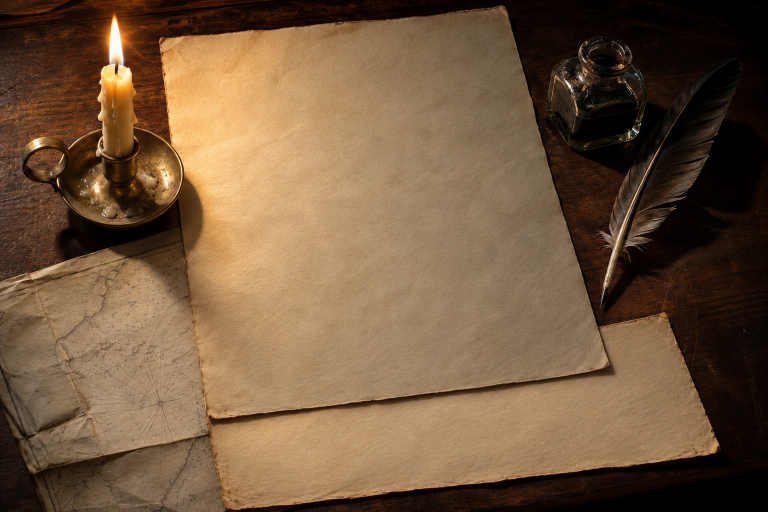
#> input picture art/immersive-desk/beale-landscape-plate.webp, 1536 x 1024 px, found by its file name (shown at 1/2 size); its folder holds 2 pictures in this run
$ python compose.py
#> lines starting #> are read from the running program, lines starting #| are printed output that depends on the picture
from pathlib import Path
import numpy as np
from PIL import Image,ImageFilter,ImageDraw
root=Path.cwd()
def transfer(base, scan, region, corners, strength):
    # Solve the inverse homography so the original ink follows the photographed page.
    interior=scan.crop(region).convert('L')
    ink=np.asarray(interior,dtype=float)
    local=np.asarray(interior.filter(ImageFilter.GaussianBlur(18)),dtype=float)
    density=np.clip((local-ink+2)/np.maximum(local,10)*1.45,0,0.93)*strength
    alpha=Image.fromarray((density*255).astype('uint8'))
    w,h=alpha.size
    rows=[];v=[]
    for (x,y),(u,t) in zip(corners,[(0,0),(w,0),(w,h),(0,h)]):
        rows.extend([[x,y,1,0,0,0,-x*u,-y*u],[0,0,0,x,y,1,-x*t,-y*t]]);v.extend([u,t])
    coeff=np.linalg.solve(rows,v)
    mask=alpha.transform(base.size,Image.Transform.PERSPECTIVE,coeff,Image.Resampling.BICUBIC)
    return Image.composite(Image.new('RGB',base.size,(27,23,19)),base,mask)
def paint(orientation, quad, whales, beale):
    base=Image.open(root/f'art/immersive-desk/beale-{orientation}-plate.webp').convert('RGB')
    archive=root/'public/assets/archive'
    scan=Image.open(archive/'whalemens-shipping-paper.webp')
    w,h=scan.size
    base=transfer(base,scan,(int(.045*w),int(.009*h),int(.979*w),int(.967*h)),quad,1)
    log=Image.open(archive/'bloomfield-indian-chief-1842-44.webp')
    w,h=log.size
    base=transfer(base,log,(int(.05*w),int(.04*h),int(.35*w),int(.54*h)),whales,.85)
    plate=Image.open(archive/'beale-1839-fig1.webp')
    base=transfer(base,plate,(0,0,*plate.size),beale,1)
    base.save(root/f'public/assets/desk-{orientation}.webp',quality=88,method=6)
if __name__=='__main__':
    paint('landscape',[(342,91),(994,28),(1185,712),(430,818)],[(8,604),(330,502),(373,791),(58,899)],[(480,850),(1290,750),(1370,895),(485,995)])
#> in paint, base is the input picture: PIL image 1536x1024 RGB; mean R, G, B 114.8, 88.3, 62.1
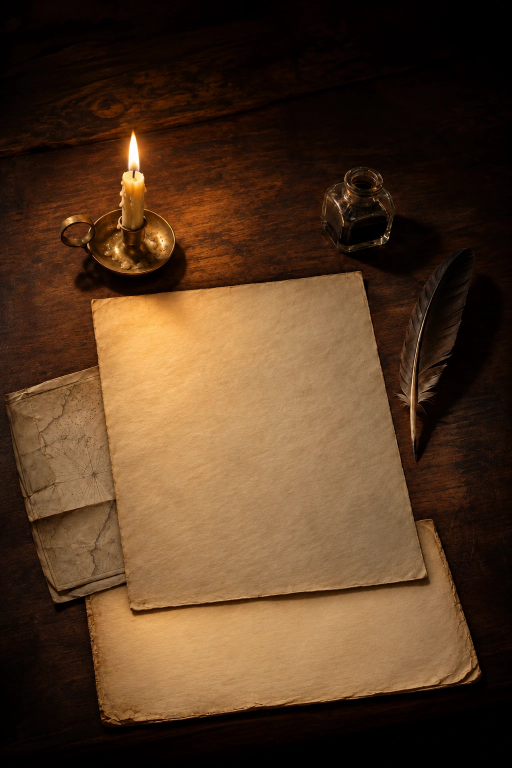
#> input picture art/immersive-desk/beale-portrait-plate.webp, 1024 x 1536 px, given in place of bloomfield-indian-chief-1842-44.webp, which was not available (shown at 1/2 size)
#> in paint, log is the input picture: PIL image 1024x1536 RGB; mean R, G, B 85.2, 58.4, 35.1
#> call 2 of transfer, with region = (51, 61, 358, 829), strength = 0.85
#> in transfer (call 2), `density=np.clip((local-ink+2)/np.maximum(local,10)*1.45,0,0.93)*strength`:
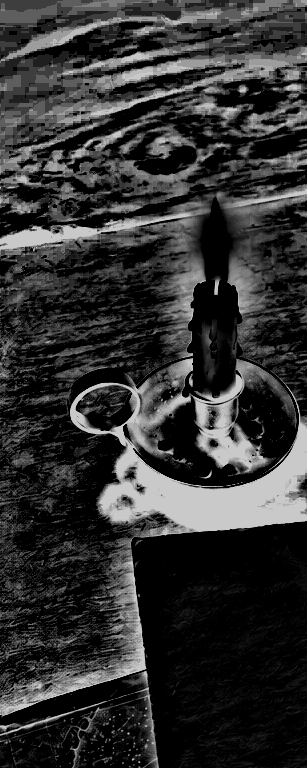
#> density: shape (768, 307) float64; min 0, max 0.79, mean 0.198
#> call 3 of transfer, with region = (0, 0, 1024, 1536), strength = 1
#> in transfer (call 3), `local=np.asarray(interior.filter(ImageFilter.GaussianBlur(18)),dtype=f..`:
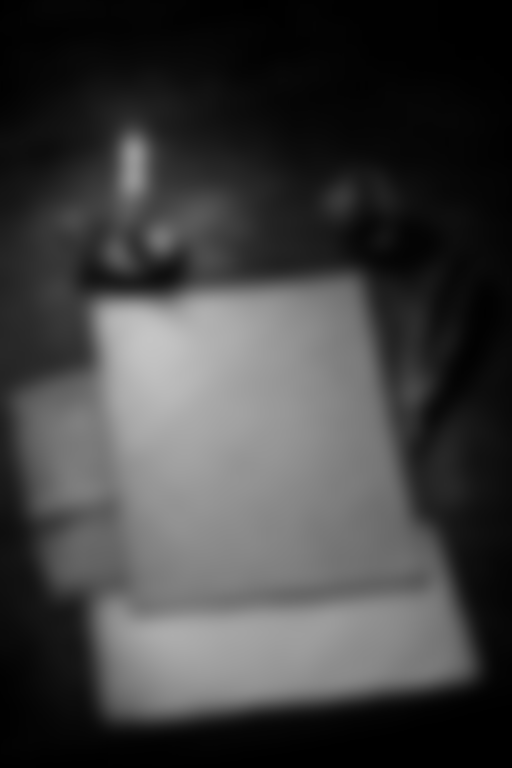
#> local: shape (1536, 1024) float64 (shown at 1/2 size); min 0, max 197, mean 63.7
#> in transfer (call 3), `density=np.clip((local-ink+2)/np.maximum(local,10)*1.45,0,0.93)*strength`:
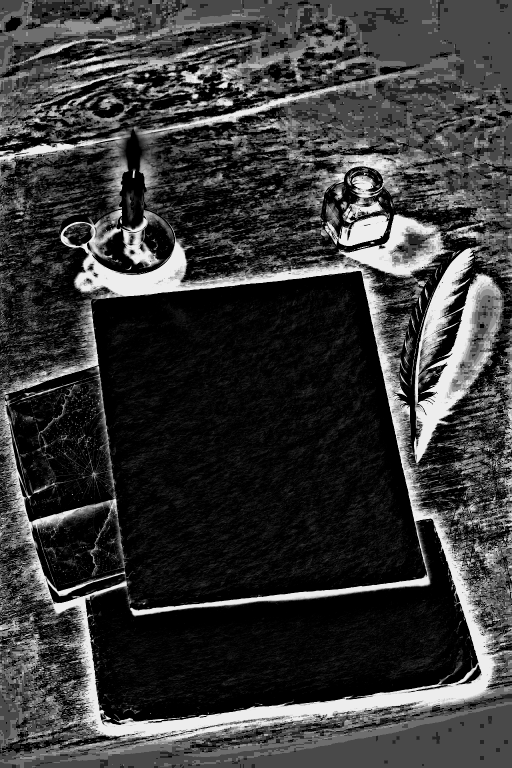
#> density: shape (1536, 1024) float64 (shown at 1/2 size); min 0, max 0.93, mean 0.226
#> in transfer (call 3), `mask=alpha.transform(base.size,Image.Transform.PERSPECTIVE,coeff,Image..`:
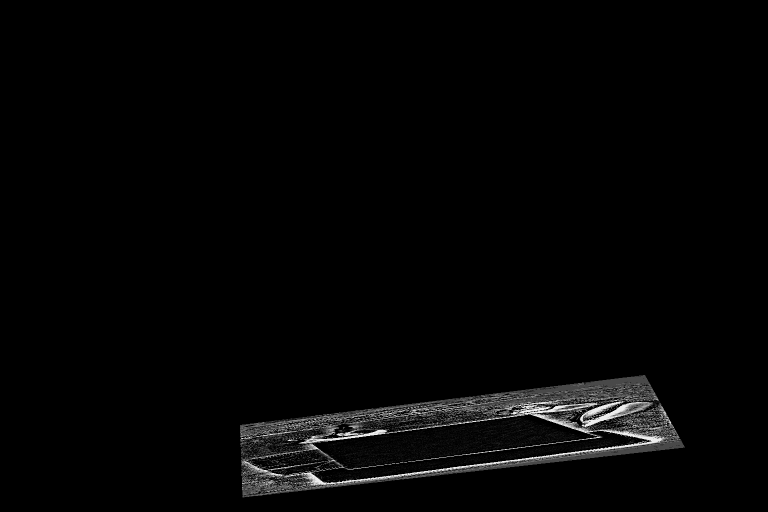
#> mask: PIL image 1536x1024 L (shown at 1/2 size); min 0, max 255, mean 4.6
    paint('portrait',[(195,611),(711,551),(829,1130),(275,1200)],[(21,804),(186,750),(218,980),(66,1020)],[(180,1245),(690,1195),(735,1365),(210,1410)])
#> in transfer (call 6), `mask=alpha.transform(base.size,Image.Transform.PERSPECTIVE,coeff,Image..`:
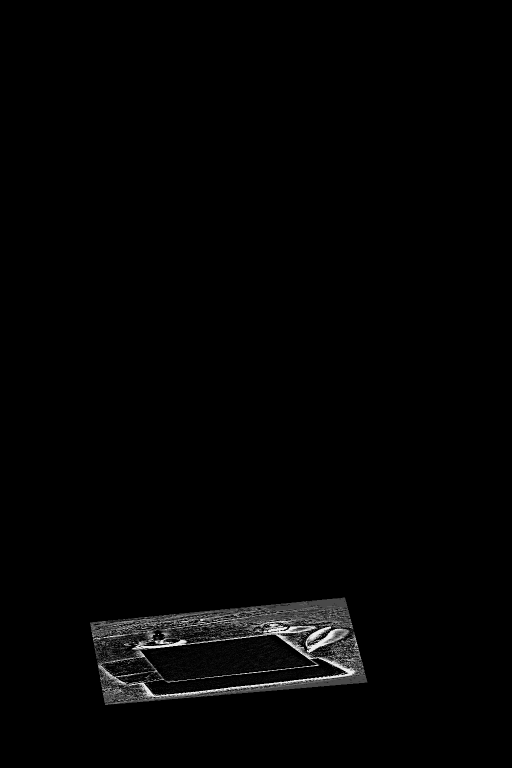
#> mask: PIL image 1024x1536 L (shown at 1/2 size); min 0, max 255, mean 3.2
#> in transfer (call 6), `return Image.composite(Image.new('RGB',base.size,(27,23,19)),base,mask)`:
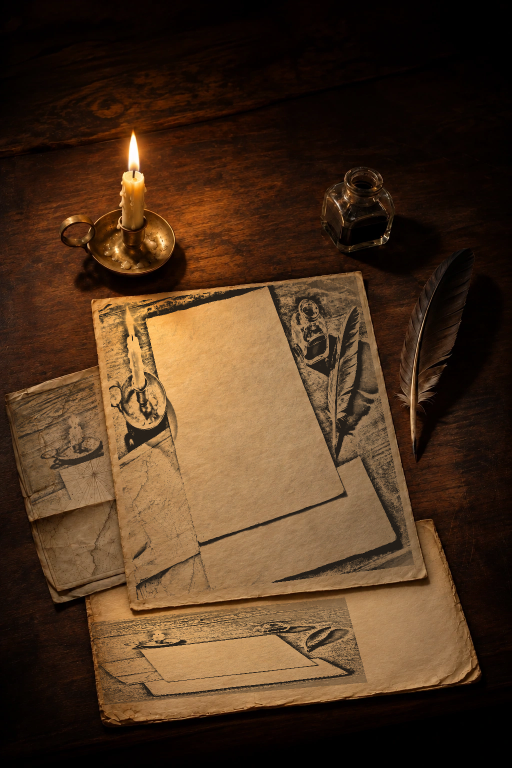
#> returned value: PIL image 1024x1536 RGB (shown at 1/2 size); mean R, G, B 77.2, 52.6, 31.6
